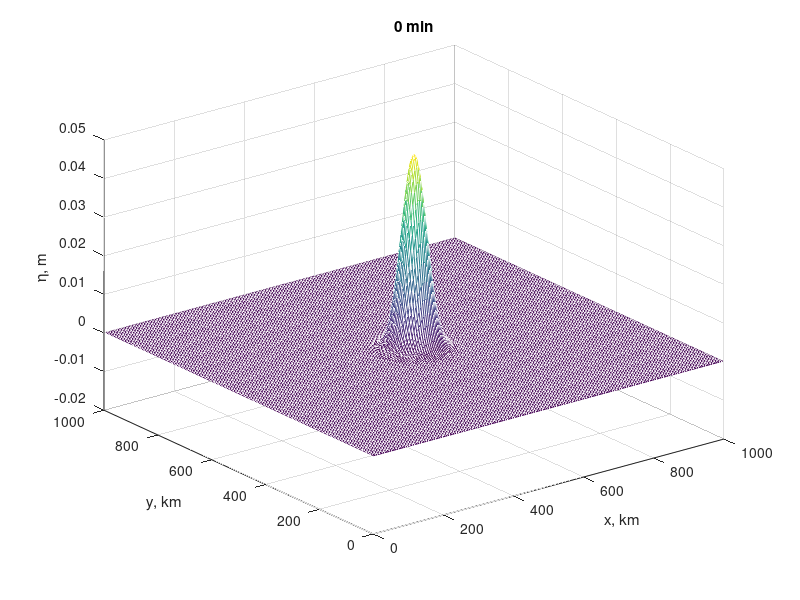

Write the MATLAB code that produced this figure. (Note: this script raises an error after producing the figure.)
clear all;close all;clc

% 非线性潮波方程eq 3.5.1 孙文心 江文胜 李磊教科书

f=3.e-3; %Coriolis parameter s^-1
Cd=1.e-5; %Drag coefficiant, non-dimensional
g=9.8; %gravitational acceleration, m/s^2
L=1.e6;% dimension of the domain in meter
Nx=200; %no. of grid in each direction
Ny=Nx;
dx=L/Nx; %grid size, in m
xc=0.5*Nx; %center of the initial perturbation

% initialize the matrix
u=zeros(Nx,Ny); %u(n)
v=zeros(Nx,Ny); %v(n)
eta=zeros(Nx,Ny); %eta(n)
h=zeros(Nx,Ny);
u1=u; %u(n+1)
v1=v; %v(n+1)
eta1=eta; %eta(n+1)
d=u;
e=u;
beta1=u; %coe used in the frictin term
beta2=u; %coe used in the friction term
us=u; %imnmediate step u*
vs=v; %immediate step v*


[X,Y]=meshgrid(1:Nx,1:Ny);
H0=2000; %mean water depth,
h=H0*(1-0.8*exp( (-(X-xc*1.6).^2-(Y-xc*1.6).^2))); %add bathmetry
figure;mesh((1:Nx)*dx*1.e-3,(1:Nx)*dx*1.e-3,-h);colorbar;title('bathmetry, m')
xlabel('x, km')
ylabel('y, km')


dt=min([dx/sqrt(g*max(h(:))),Cd/f^2]); %time step, s
% dt=10; %time step in seconds
ns=max([10/dt, 20]);

%initial surf ssh
eta=0.05*exp( -(X-xc).^2/8^2-(Y-xc).^2/8^2);
H=eta+h;

ju=2:Nx-1; %x-grid (eastward) indices for u and d
ku=1:Ny-1; %y-grid (northward)indicces for u and d
d(ju,ku)=0.5*( H(ju,ku)+H(ju-1,ku) );

jv=1:Nx-1; %x-grid (eastward) indices for v and e
kv=2:Ny-1; %y-grid (northward)indicces for v and e
e(jv,kv)=0.5*( H(jv,kv)+H(jv,kv-1) );

je=jv;   % x-grid (eastward) indices for eta
ke=ku;  % y-grid (northward) indices for eta

ts=sum(eta(:)); %used for check mass conservation;
disp(['initial mass is ',num2str(ts),'!']);



niter=0;T=0;
while niter*dt<(1801.1*10)/2
    % ======================================第一步=============================
    % 3.5.1第一式先算水位
    eta1(je,ke)=eta(je,ke)-(d(je+1,ke).*u(je+1,ke)-d(je,ke).*u(je,ke)......
        +e(je,ke+1).*v(je,ke+1)-e(je,ke).*v(je,ke))*dt/dx;

    % update H， d， e， and the coeff beta1 beta2 used in eq. 3.5.1'
    H=eta1+h;
    d(ju,ku)=0.5*( H(ju,ku)+H(ju-1,ku) );
    e(jv,kv)=0.5*( H(jv,kv)+H(jv,kv-1) );
    beta1(ju,ku)=Cd*sqrt( u(ju,ku).^2 +......
        0.25^2*(v(ju,ku+1)+v(ju,ku)+v(ju-1,ku)+v(ju-1,ku+1)).^2 ......
        )./d(ju,ku);
    beta2(jv,kv)=Cd*sqrt( v(jv,kv).^2 +......
        0.25^2*(u(jv,kv)+u(jv+1,kv)+u(jv,kv-1)+u(jv+1,kv-1)).^2 ......
        )./e(jv,kv);

    % % % eq. 3.5.1': 中间时刻u*=us v*=vs,
    us(ju,ku) = u(ju,ku) + f*dt*0.25*( v(ju,ku+1)+v(ju,ku)+v(ju-1,ku)+v(ju-1,ku+1) ) ......
        - g*dt/dx*( eta1(ju,ku)-eta1(ju-1,ku) );
    us(ju,ku) = us(ju,ku)./(1+beta1(ju,ku)*dt);
    vs(jv,kv) = v(jv,kv) - f*dt*0.25*( u(jv,kv)+u(jv+1,kv)+u(jv,kv-1)+u(jv+1,kv-1) ) ......
        - g*dt/dx*( eta1(jv,kv)-eta1(jv,kv-1) );
    vs(jv,kv) = vs(jv,kv)./(1+beta2(jv,kv)*dt);


    %================================= 第二步  ================================
    % Coeffs in the 2nd step, eq.3.5.2'
    lambd=zeros(Nx,Ny);
    lambdr=zeros(Nx,Ny);
    lambdl=zeros(Nx,Ny);
    nu=zeros(Nx,Ny);
    nuu=zeros(Nx,Ny);
    nud=zeros(Nx,Ny);

    lambd(ju,ku)=0.25*(us(ju-1,ku)+2*us(ju,ku)+us(ju+1,ku))*dt/(2*dx);
    nuu(ju,ku)=(vs(ju-1,ku+1)+vs(ju,ku+1))*dt/(4*dx);
    nud(ju,ku)=(vs(ju-1,ku)+vs(ju,ku))*dt/(4*dx);

    nu(jv,kv)=0.25*(vs(jv,kv-1)+2*vs(jv,kv)+vs(jv,kv+1))*dt/(2*dx);
    lambdr(jv,kv)=(us(jv+1,kv)+us(jv+1,kv-1))*dt/(4*dx);
    lambdl(jv,kv)=(us(jv,kv)+us(jv,kv-1))*dt/(4*dx);

    for jj=2:Nx-1
        for kk=1:Ny-1
            if kk>1
                u1(jj,kk)=(1+lambd(jj,kk)+nuu(jj,kk))*us(jj,kk)......
                    -lambd(jj,kk)*(us(jj+1,kk)-u1(jj-1,kk))......
                    -nuu(jj,kk)*us(jj,kk+1) + nud(jj,kk)*u1(jj,kk-1);
            else
                u1(jj,kk)=(1+lambd(jj,kk)+nuu(jj,kk))*us(jj,kk)......
                    -lambd(jj,kk)*(us(jj+1,kk)-u1(jj-1,kk))......
                    -nuu(jj,kk)*us(jj,kk+1) +       0; %this boundary condition could be improved!
            end
            u1(jj,kk)=u1(jj,kk)/(1+lambd(jj,kk)+nud(jj,kk));
        end
    end


    for kk=2:Ny-1
        for jj=1:Nx-1
            if jj>1
                v1(jj,kk)=(1+lambdr(jj,kk)+nu(jj,kk))*vs(jj,kk)......
                    -nu(jj,kk)*(vs(jj,kk+1)-v1(jj,kk-1))......
                    -lambdr(jj,kk)*vs(jj+1,kk) + lambdl(jj,kk)*v1(jj-1,kk);
            else
                v1(jj,kk)=(1+lambdr(jj,kk)+nu(jj,kk))*vs(jj,kk)......
                    -nu(jj,kk)*(vs(jj,kk+1)-v1(jj,kk-1))......
                    -lambdr(jj,kk)*vs(jj+1,kk) + 0;
            end
            v1(jj,kk)=v1(jj,kk)/(1+lambdl(jj,kk)+nu(jj,kk));
        end
    end


    %======================= 第三步 n+1时刻(eta, d, e) -> n+2时刻的eta=============
    eta(je,ke)=eta1(je,ke)-(d(je+1,ke).*u1(je+1,ke)-d(je,ke).*u1(je,ke)+......
        e(je,ke+1).*v1(je,ke+1)-e(je,ke).*v1(je,ke))*dt/dx;

    % update beta1 beta2 again for eq.3.5.1'
    H=eta+h;
    d(ju,ku)=0.5*( H(ju,ku)+H(ju-1,ku) );
    e(jv,kv)=0.5*( H(jv,kv)+H(jv,kv-1) );
    beta1(ju,ku)=Cd*sqrt( u1(ju,ku).^2 +......
        0.25^2*(v1(ju,ku+1)+v1(ju,ku)+v1(ju-1,ku)+v1(ju-1,ku+1)).^2 ......
        )./d(ju,ku);
    beta2(jv,kv)=Cd*sqrt( v1(jv,kv).^2 +......
        0.25^2*(u1(jv,kv)+u1(jv+1,kv)+u1(jv,kv-1)+u1(jv+1,kv-1)).^2 ......
        )./e(jv,kv);

    % % % eq. 3.5.1': 注意是n+1和n+2时刻的中间时刻
    us(ju,ku)=u1(ju,ku)+f*dt*0.25*(v1(ju,ku+1)+v1(ju,ku)+v1(ju-1,ku)+v1(ju-1,ku+1))......
        -g*dt/dx*( eta(ju,ku)-eta(ju-1,ku) );
    us(ju,ku)=us(ju,ku)./(1+beta1(ju,ku)*dt);
    vs(jv,kv)=v1(jv,kv)-f*dt*0.25*(u1(jv,kv)+u1(jv+1,kv)+u1(jv,kv-1)+u1(jv+1,kv-1))......
        -g*dt/dx*( eta(jv,kv)-eta(jv,kv-1) );
    vs(jv,kv)=vs(jv,kv)./(1+beta2(jv,kv)*dt);


    %================================= 第四步  ================================
    % Coeffs in the 2nd step, eq.3.5.2'
    lambd=zeros(Nx,Ny);
    lambdr=zeros(Nx,Ny);
    lambdl=zeros(Nx,Ny);
    nu=zeros(Nx,Ny);
    nuu=zeros(Nx,Ny);
    nud=zeros(Nx,Ny);

    lambd(ju,ku)=0.25*(us(ju-1,ku)+2*us(ju,ku)+us(ju+1,ku))*dt/(2*dx);
    nuu(ju,ku)=(vs(ju-1,ku+1)+vs(ju,ku+1))*dt/(4*dx);
    nud(ju,ku)=(vs(ju-1,ku)+vs(ju,ku))*dt/(4*dx);

    nu(jv,kv)=0.25*(vs(jv,kv-1)+2*vs(jv,kv)+vs(jv,kv+1))*dt/(2*dx);
    lambdr(jv,kv)=(us(jv+1,kv)+us(jv+1,kv-1))*dt/(4*dx);
    lambdl(jv,kv)=(us(jv,kv)+us(jv,kv-1))*dt/(4*dx);

    for jj=Nx-1:-1:2
        for kk=Ny-1:-1:1
            if kk>1
                u(jj,kk)=(1+lambd(jj,kk)+nud(jj,kk))*us(jj,kk)......
                    -lambd(jj,kk)*(u(jj+1,kk)-us(jj-1,kk))......
                    -nuu(jj,kk)*u(jj,kk+1) + nud(jj,kk)*us(jj,kk-1) ;
            else
                u(jj,kk)=(1+lambd(jj,kk)+nud(jj,kk))*us(jj,kk)......
                    -lambd(jj,kk)*(u(jj+1,kk)-us(jj-1,kk))......
                    -nuu(jj,kk)*u(jj,kk+1) +0 ;
            end
            u(jj,kk)=u(jj,kk)/(1+lambd(jj,kk)+nuu(jj,kk));
        end
    end

    for kk=Ny-1:-1:2
        for jj=Nx-1:-1:1
            if jj>1
                v(jj,kk)=(1+lambdl(jj,kk)+nu(jj,kk))*vs(jj,kk)......
                    -nu(jj,kk)*(v(jj,kk+1)-vs(jj,kk-1))......
                    -lambdr(jj,kk)*v(jj+1,kk) + lambdl(jj,kk)*vs(jj-1,kk);
            else
                v(jj,kk)=(1+lambdl(jj,kk)+nu(jj,kk))*vs(jj,kk)......
                    -nu(jj,kk)*(v(jj,kk+1)-vs(jj,kk-1))......
                    -lambdr(jj,kk)*v(jj+1,kk) + 0;
            end
            v(jj,kk)=v(jj,kk)/(1+lambdr(jj,kk)+nu(jj,kk));
        end
    end

    drawnow
    if mod(niter,ns)==0
        clf
        mesh((1:Nx)*dx*1.e-3,(1:Nx)*dx*1.e-3,eta);
        set(gca,'zlim',[-0.02  0.05])
        zlabel('\eta, m')
%                 imagesc((1:Nx)*dx*1.e-3,(1:Nx)*dx*1.e-3,eta');

        title([num2str(round(T/60)),' min'])
        xlabel('x, km')
        ylabel('y, km')
        zlabel('\eta, m')


        frame = getframe(gcf);
        im = frame2im(frame);
        [imind,cm] = rgb2ind(im,256);
        if niter == 0
            imwrite(imind,cm,'assignment2_6_nonlinear-HN-eq3-5-1a.gif','gif', 'Loopcount',inf);
        else
            imwrite(imind,cm,'assignment2_6_nonlinear-HN-eq3-5-1a.gif','gif','WriteMode','append');
        end

        dt=min([dx/sqrt(g*max(h(:))),Cd/f^2]); %time step, s

    end

    niter=niter+1;
    T=T+dt;
    ts=[ts sum(eta(:))];
end







